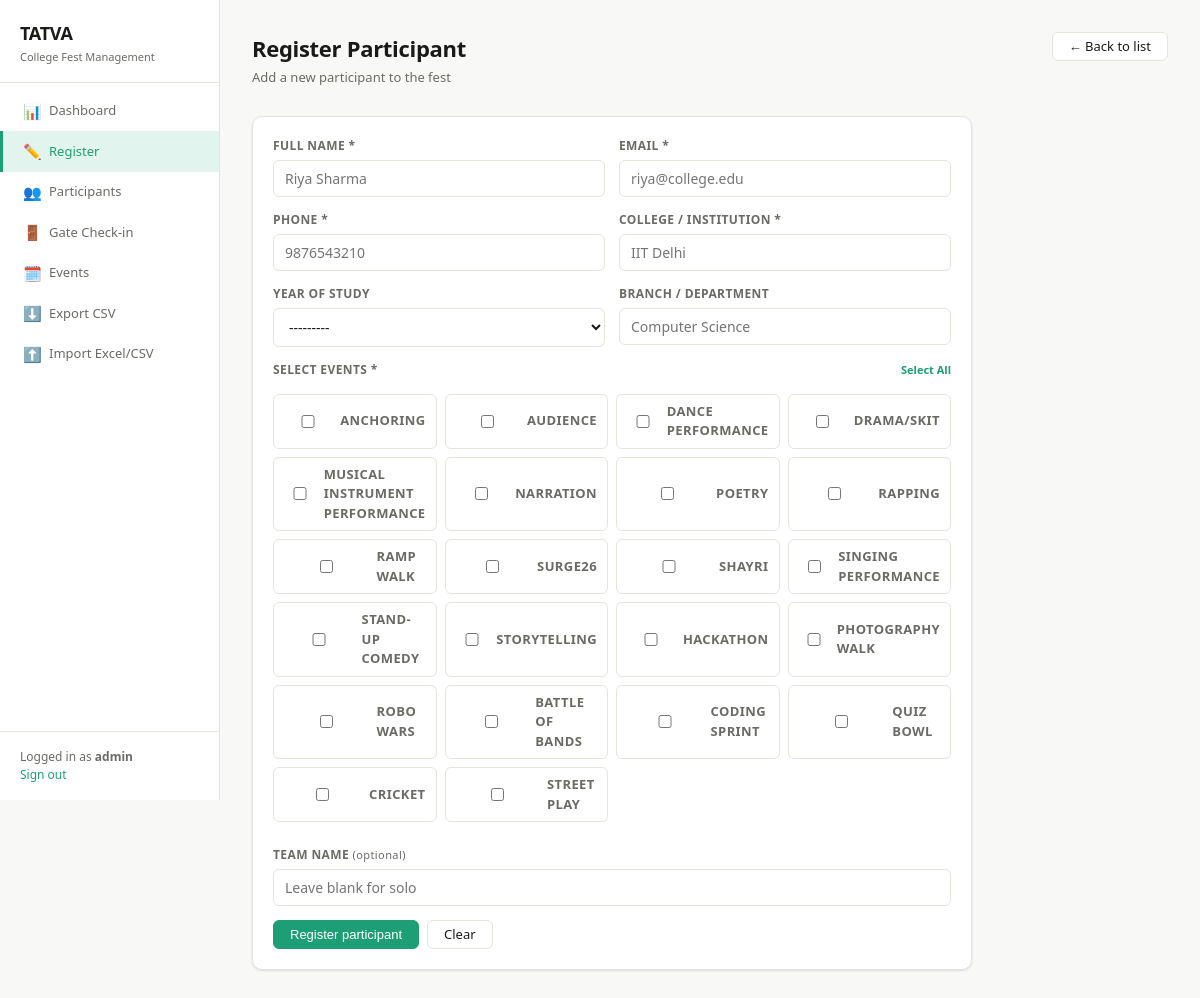
The page /register/ (signed in) on the database its author committed.
### events/models.py (models this page shows, shortened)
class Event(models.Model):
    name = models.CharField(max_length=150)
    category = models.CharField(max_length=20, choices=EventCategory.choices, default=EventCategory.TECHNICAL)
    date = models.DateField(null=True, blank=True)
    venue = models.CharField(max_length=200, blank=True)
    max_participants = models.PositiveIntegerField(null=True, blank=True, help_text='Leave blank for unlimited')
    description = models.TextField(blank=True)
    created_at = models.DateTimeField(auto_now_add=True)
    class Meta:
        ordering = ['date', 'name']
    def __str__(self):
        return self.name

### events/views.py (the view)
# urls.py: path('register/', views.register_participant, name='register_participant'),
@login_required
def register_participant(request):
    if request.method == 'POST':
        form = ParticipantForm(request.POST)
        if form.is_valid():
            participant = form.save()
            messages.success(request, f'Registered successfully! Reg ID: {participant.reg_id}')
            return redirect('register_participant')
    else:
        form = ParticipantForm()
    return render(request, 'events/register.html', {'form': form})

### events/forms.py (shortened to what this page needs)
class ParticipantForm(forms.ModelForm):
    events = forms.ModelMultipleChoiceField(
        queryset=Event.objects.all(),
        widget=forms.CheckboxSelectMultiple,
        required=True,
        error_messages={'required': 'Please select at least one event.'}
    )
    class Meta:
        model = Participant
        fields = ['name', 'email', 'phone', 'college', 'year', 'branch', 'team_name', 'events']
        widgets = {
            'name': forms.TextInput(attrs={'placeholder': 'Riya Sharma', 'class': 'form-input'}),
            'email': forms.EmailInput(attrs={'placeholder': 'riya@college.edu', 'class': 'form-input'}),
            'phone': forms.TextInput(attrs={'placeholder': '9876543210', 'maxlength': '15', 'class': 'form-input'}),
            'college': forms.TextInput(attrs={'placeholder': 'IIT Delhi', 'class': 'form-input'}),
            'year': forms.Select(attrs={'class': 'form-input'}),
            'branch': forms.TextInput(attrs={'placeholder': 'Computer Science', 'class': 'form-input'}),
            'team_name': forms.TextInput(attrs={'placeholder': 'Leave blank for solo', 'class': 'form-input'}),
        }

### events/templates/events/register.html (shortened to what this page needs)
{% extends 'events/base.html' %}
{% block content %}
<div class="page-header-row">
  <div class="page-header">
    <h2>{% if editing %}Edit Participant{% else %}Register Participant{% endif %}</h2>
    <p>{% if editing %}Update details for {{ participant.name }}{% else %}Add a new participant to the fest{% endif %}</p>
  </div>
  <a href="{% url 'participant_list' %}" class="btn">← Back to list</a>
</div>
<div class="card" style="max-width:720px">
  <div class="card-body">
    <form method="post" novalidate>
      <div class="form-grid">
        <div class="form-group">
          <label for="{{ form.name.id_for_label }}">Full name *</label>
          {{ form.name }}
        </div>
        <div class="form-group">
          <label for="{{ form.email.id_for_label }}">Email *</label>
          {{ form.email }}
        </div>
      </div>
      <div class="form-grid">
        <div class="form-group">
          <label for="{{ form.phone.id_for_label }}">Phone *</label>
          {{ form.phone }}
        </div>
        <div class="form-group">
          <label for="{{ form.college.id_for_label }}">College / Institution *</label>
          {{ form.college }}
        </div>
      </div>
      <div class="form-grid">
        <div class="form-group">
          <label for="{{ form.year.id_for_label }}">Year of study</label>
          {{ form.year }}
        </div>
        <div class="form-group">
          <label for="{{ form.branch.id_for_label }}">Branch / Department</label>
          {{ form.branch }}
        </div>
      </div>
      <div class="form-grid full" style="margin-bottom:14px">
        <div class="form-group">
          <div style="display:flex;justify-content:space-between;align-items:baseline">
            <label>Select events *</label>
            <a href="#" id="selectAllEvents" style="font-size:11px;font-weight:600;color:var(--accent);">Select All</a>
          </div>
          <div class="events-checkboxes">
            {% for checkbox in form.events %}
            <label>
              {{ checkbox.tag }}<span>{{ checkbox.choice_label }}</span>
            </label>
            {% empty %}
            <p style="font-size:13px;color:var(--muted)">No events available. <a href="{% url 'event_list' %}">Add events first →</a></p>
            {% endfor %}
          </div>
        </div>
      </div>
      <div class="form-grid full">
        <div class="form-group">
          <label for="{{ form.team_name.id_for_label }}">Team name <span style="font-weight:400;text-transform:none;font-size:11px">(optional)</span></label>
          {{ form.team_name }}
        </div>
      </div>
      <div style="display:flex;gap:8px;margin-top:6px">
        <button type="submit" class="btn btn-primary">
          {% if editing %}Save changes{% else %}Register participant{% endif %}
        </button>
        {% if not editing %}
        <a href="{% url 'register_participant' %}" class="btn">Clear</a>
        {% endif %}
      </div>
    </form>
  </div>
</div>
{% endblock %}

### events/templates/events/base.html (shortened to what this page needs)
<!DOCTYPE html>
<html lang="en">
<head>
</head>
<body>
<div class="layout">
  <aside class="sidebar">
    <div class="sidebar-logo">
      <h1>TATVA</h1>
      <p>College Fest Management</p>
    </div>
    <nav class="sidebar-nav">
      <a href="{% url 'dashboard' %}" class="nav-item {% if request.resolver_match.url_name == 'dashboard' %}active{% endif %}">
        <span class="icon">📊</span> Dashboard
      </a>
      <a href="{% url 'register_participant' %}" class="nav-item {% if 'register' in request.resolver_match.url_name %}active{% endif %}">
        <span class="icon">✏️</span> Register
      </a>
      <a href="{% url 'participant_list' %}" class="nav-item {% if 'participant_list' in request.resolver_match.url_name %}active{% endif %}">
        <span class="icon">👥</span> Participants
      </a>
      <a href="{% url 'gate_checkin' %}" class="nav-item {% if 'gate' in request.resolver_match.url_name %}active{% endif %}">
        <span class="icon">🚪</span> Gate Check-in
      </a>
      <a href="{% url 'event_list' %}" class="nav-item {% if 'event' in request.resolver_match.url_name %}active{% endif %}">
        <span class="icon">🗓️</span> Events
      </a>
      <a href="{% url 'export_csv' %}" class="nav-item">
        <span class="icon">⬇️</span> Export CSV
      </a>
      <a href="#" onclick="document.getElementById('importModal').style.display='flex'; return false;" class="nav-item">
        <span class="icon">⬆️</span> Import Excel/CSV
      </a>
    </nav>
    <div class="sidebar-footer">
      Logged in as <strong>{{ request.user.username }}</strong><br>
      <a href="{% url 'logout' %}">Sign out</a>
    </div>
  </aside>
  <main class="main">
    {% block content %}{% endblock %}
  </main>
</div>
</body>
</html>

### events/templates/events/base.html (style rules this page uses)
* { box-sizing:border-box;margin:0;padding:0 }
:root { --accent:#1D9E75;--accent-dark:#085041;--accent-light:#E1F5EE; --danger:#E24B4A;--danger-light:#FCEBEB; --warn:#BA7517;--warn-light:#FAEEDA; --info:#185FA5;--info-light:#E6F1FB; --bg:#F8F8F6;--surface:#FFFFFF;--border:#E5E4DC; --text:#1A1A18;--muted:#6B6B66;--subtle:#A0A09A; --radius:10px;--radius-sm:6px; --shadow:0 1px 3px rgba(0,0,0,.07),0 1px 2px rgba(0,0,0,.05); }
body { font-family:'Segoe UI',system-ui,sans-serif;background:var(--bg);color:var(--text);font-size:15px;line-height:1.5;min-height:100vh }
a { color:var(--accent);text-decoration:none }
.layout { display:flex;min-height:100vh }
.sidebar { width:220px;background:var(--surface);border-right:1px solid var(--border);display:flex;flex-direction:column;position:fixed;top:0;left:0;height:100vh;z-index:100 }
.main { margin-left:220px;flex:1;padding:2rem;max-width:calc(100% - 220px) }
.sidebar-logo { padding:1.25rem 1.25rem 1rem;border-bottom:1px solid var(--border) }
.sidebar-logo h1 { font-size:18px;font-weight:600;color:var(--text);letter-spacing:-.3px }
.sidebar-logo p { font-size:11px;color:var(--muted);margin-top:2px }
.sidebar-nav { flex:1;padding:.5rem 0 }
.nav-item { display:flex;align-items:center;gap:10px;padding:9px 1.25rem;color:var(--muted);font-size:13px;font-weight:500;transition:all .15s;border-left:3px solid transparent }
.nav-item.active { color:var(--accent);background:var(--accent-light);border-left-color:var(--accent) }
.nav-item .icon { width:16px;text-align:center;font-size:15px }
.sidebar-footer { padding:1rem 1.25rem;border-top:1px solid var(--border);font-size:12px;color:var(--muted) }
.page-header { margin-bottom:1.75rem }
.page-header h2 { font-size:22px;font-weight:600;color:var(--text);letter-spacing:-.3px }
.page-header p { font-size:13px;color:var(--muted);margin-top:3px }
.page-header-row { display:flex;align-items:flex-start;justify-content:space-between;gap:1rem }
.card { background:var(--surface);border:1px solid var(--border);border-radius:var(--radius);box-shadow:var(--shadow) }
.card-body { padding:1.25rem }
.btn { display:inline-flex;align-items:center;gap:6px;padding:7px 16px;border-radius:var(--radius-sm);border:1px solid var(--border);background:var(--surface);color:var(--text);font-size:13px;font-weight:500;cursor:pointer;transition:all .15s;line-height:1;text-decoration:none }
.btn-primary { background:var(--accent);color:#fff;border-color:var(--accent) }
.form-grid { display:grid;grid-template-columns:1fr 1fr;gap:14px;margin-bottom:14px }
.form-grid.full { grid-template-columns:1fr }
.form-group { display:flex;flex-direction:column;gap:5px }
.form-group label { font-size:12px;font-weight:600;color:var(--muted);text-transform:uppercase;letter-spacing:.4px }
.form-input,.form-group input,.form-group select,.form-group textarea { font-size:14px;padding:8px 11px;border:1px solid var(--border);border-radius:var(--radius-sm);background:var(--surface);color:var(--text);width:100%;outline:none;font-family:inherit;transition:border .15s }
.events-checkboxes { display:grid;grid-template-columns:repeat(auto-fill,minmax(160px,1fr));gap:8px;padding:10px 0 }
.events-checkboxes label { display:flex;align-items:center;gap:8px;font-size:13px;cursor:pointer;padding:7px 10px;border:1px solid var(--border);border-radius:var(--radius-sm);transition:all .15s }

### rows shown on the page
Event: choice_label "ANCHORING"
Event: choice_label "AUDIENCE"
Event: choice_label "DANCE PERFORMANCE"
Event: choice_label "DRAMA/SKIT"
Event: choice_label "MUSICAL INSTRUMENT PERFORMANCE"
Event: choice_label "NARRATION"
Event: choice_label "POETRY"
Event: choice_label "RAPPING"
Event: choice_label "RAMP WALK"
Event: choice_label "SURGE26"
Event: choice_label "SHAYRI"
Event: choice_label "SINGING PERFORMANCE"
Event: choice_label "STAND-UP COMEDY"
Event: choice_label "STORYTELLING"
Event: choice_label "HACKATHON"
Event: choice_label "PHOTOGRAPHY WALK"
Event: choice_label "ROBO WARS"
Event: choice_label "BATTLE OF BANDS"
Event: choice_label "CODING SPRINT"
Event: choice_label "QUIZ BOWL"
Event: choice_label "CRICKET"
Event: choice_label "STREET PLAY"

### other values the page prints
{{ request.user.username }} "admin"
